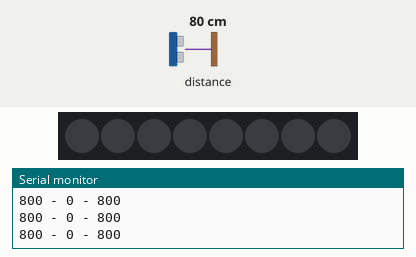
The sketch below on a simulated Arduino Uno, built with avr-gcc and run on an emulated ATmega328P. Parts: 8 RGB LEDs in strip order, left to right, the last lines printed to the serial monitor. The inputs (shaded band) are chosen by the test bench; at power-on: distance to the obstacle 80 cm.

Above: at 1.2 s.
1.3 s: distance to the obstacle set to 2 cm
At 2.5 s:
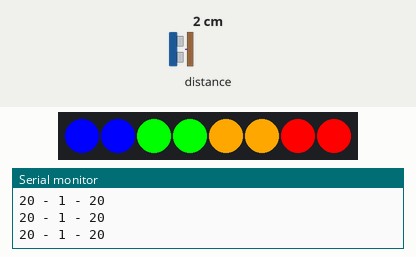
2.8 s: distance to the obstacle set to 35 cm
At 4.5 s:
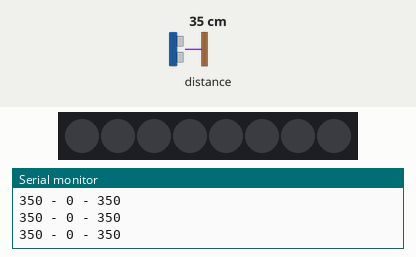
4.9 s: distance to the obstacle set to 9 cm
At 5.6 s:
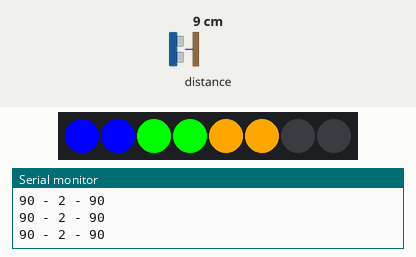
6.4 s: distance to the obstacle set to 4 cm
At 7.1 s:
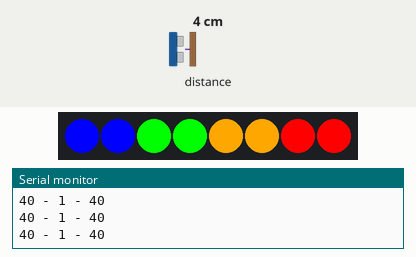
Timing chart, 0 to 8.9 s (numbered marks = the images above; inputs shaded):
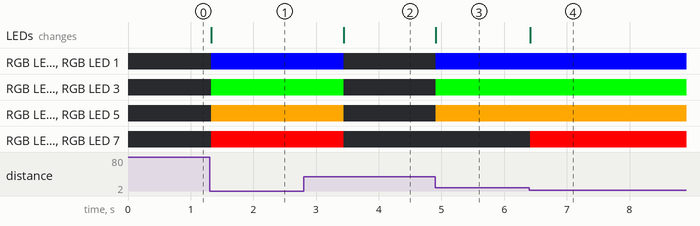

Measured:
- after the input at 1.3 s, RGB LED 0, RGB LED 1: off → RGB(0, 0, 255) at once; RGB LED 2, RGB LED 3: off → RGB(0, 255, 0) at once; RGB LED 4, RGB LED 5: off → RGB(253, 166, 0) at once; RGB LED 6, RGB LED 7: off → RGB(255, 0, 0) at once; the LEDs: change at once (image 1)
- after the input at 2.8 s, RGB LED 0, RGB LED 1: RGB(0, 0, 255) → off after 0.64 s; RGB LED 2, RGB LED 3: RGB(0, 255, 0) → off after 0.64 s; RGB LED 4, RGB LED 5: RGB(253, 166, 0) → off after 0.64 s; RGB LED 6, RGB LED 7: RGB(255, 0, 0) → off after 0.64 s; the LEDs: change after 0.64 s (image 2)
- after the input at 4.9 s, RGB LED 0, RGB LED 1: off → RGB(0, 0, 255) at once; RGB LED 2, RGB LED 3: off → RGB(0, 255, 0) at once; RGB LED 4, RGB LED 5: off → RGB(253, 166, 0) at once; the LEDs: change at once (image 3)
- after the input at 6.4 s, RGB LED 6, RGB LED 7: off → RGB(255, 0, 0) at once; the LEDs: change at once (image 4)

The sketch:

clip_vl53l1x_rgb_v2.0.ino
```cpp
#include <Wire.h>
#include <VL53L1X.h>
#include <Adafruit_NeoPixel.h>
#include "classes.h"

using namespace std;
#define XSHUT_pin1 13

#define LED_PIN 2
#define LEDS 8
Adafruit_NeoPixel pixels = Adafruit_NeoPixel(LEDS, LED_PIN, NEO_GRB + NEO_KHZ800);

ColourRGB CR[4]={ ColourRGB("Red",255,0,0),
                  ColourRGB("Yellow",253,166,0),
                  ColourRGB("Green",0,255,0),
                  ColourRGB("Blue",0,0,255)
                };

//Actual colour
int actColour=0;

// Counters //
int count=20,count_tmp=0,DIST;
unsigned long tmp_DIST,tmp_DIST_MAX=3000;

// Enable debugging mode //
int debug=1;

// Set range where sensor will operate //
int min_range=90;
int max_range=260;
int mid_range=(max_range-min_range)/4;

// Reset counters
int xreset=0;
int xnotreset=0;

// Initialise sensor //
VL53L1X sensor;

void reset() {
  sensor.stopContinuous();
  delay(10);
  asm volatile ("jmp 0");
}

void setup(){
  pixels.begin();

  while (!Serial) {}
  if(debug){ Serial.begin(115200); }
  pinMode(XSHUT_pin1, OUTPUT);
  Wire.begin();
  Wire.setClock(400000); // use 400 kHz I2C

  pinMode(XSHUT_pin1, INPUT);

  sensor.setTimeout(300);
  if (!sensor.init()){
    if(debug){ Serial.println("Failed to detect and initialize sensor!");}
    while (1);
  }

  // Use long distance mode and allow up to 50000 us (50 ms) for a measurement.
  // You can change these settings to adjust the performance of the sensor, but
  // the minimum timing budget is 20 ms for short distance mode and 33 ms for
  // medium and long distance modes. See the VL53L1X datasheet for more
  // information on range and timing limits.
  sensor.setDistanceMode(VL53L1X::Long);
  sensor.setMeasurementTimingBudget(30000);

  // Start continuous readings at a rate of one measurement every 50 ms (the
  // inter-measurement period). This period should be at least as long as the
  // timing budget.
  sensor.startContinuous(12);

}

void loop(){

	tmp_DIST = sensor.read();

// Ccheck for sensor not operating
if(tmp_DIST==-1){
  xreset++;
  xnotreset=1;
  if(xreset>20)reset();
}else if(xnotreset!=0){
  xnotreset++;
  if(xnotreset>100){
    xnotreset=0;
    xreset=0;
  }
}

// Check for no object in range //
	if(tmp_DIST>max_range){
		count_tmp++;
	}

	if(tmp_DIST<tmp_DIST_MAX){
		tmp_DIST_MAX=tmp_DIST;
		if ( tmp_DIST < min_range ) { DIST=1;}
		else if ( tmp_DIST < (min_range+mid_range)) { DIST=2;}
		else if ( tmp_DIST < (max_range-mid_range) ) { DIST=3;}
		else if ( tmp_DIST < max_range ) { DIST=4;}
		else { DIST=0;}

		if(DIST<=4 && DIST>0){
      actColour=3;
      pixels.setPixelColor(0, CR[actColour].getRed(), CR[actColour].getGreen(), CR[actColour].getBlue());
      pixels.setPixelColor(1, CR[actColour].getRed(), CR[actColour].getGreen(), CR[actColour].getBlue());
      pixels.show();
		}
		if(DIST<=3 && DIST>0){
      actColour=2;
      pixels.setPixelColor(2, CR[actColour].getRed(), CR[actColour].getGreen(), CR[actColour].getBlue());
      pixels.setPixelColor(3, CR[actColour].getRed(), CR[actColour].getGreen(), CR[actColour].getBlue());
      pixels.show();
		}
		if(DIST<=2 && DIST>0){
      actColour=1;
      pixels.setPixelColor(4, CR[actColour].getRed(), CR[actColour].getGreen(), CR[actColour].getBlue());
      pixels.setPixelColor(5, CR[actColour].getRed(), CR[actColour].getGreen(), CR[actColour].getBlue());
      pixels.show();
  	}
		if(DIST==1){
      actColour=0;
      pixels.setPixelColor(6, CR[actColour].getRed(), CR[actColour].getGreen(), CR[actColour].getBlue());
      pixels.setPixelColor(7, CR[actColour].getRed(), CR[actColour].getGreen(), CR[actColour].getBlue());
      pixels.show();
		}
	}

  if(debug){
    Serial.print(tmp_DIST);
    Serial.print(" - ");
    Serial.print(DIST);
    Serial.print(" - ");
    Serial.print(tmp_DIST_MAX);
    if (sensor.timeoutOccurred()) { Serial.print(" TIMEOUT"); }
    Serial.println();
  }

// No object in range, clear LEDs and counters //
	if(count_tmp>count){
		if(DIST>0){
			_delay_ms(500);
		}else{
			_delay_ms(50);
		}
		count_tmp=0;
		tmp_DIST_MAX=3000;
		DIST=0;
    pixels.clear();
    pixels.show();
	}

}
```

classes.h
```cpp
class ColourRGB {
    String name;
    int red;
    int green;
    int blue;
public:
    ColourRGB(const String& name = "No Name", int red = 255, int green = 0, int blue = 0) {
        this->name = name;
        this->red = red;
        this->green = green;
        this->blue = blue;
    }
    int     getRed() { return red; }
    int     getGreen() { return green; }
    int     getBlue() { return blue; }
    String getName() { return name; }
};
```
